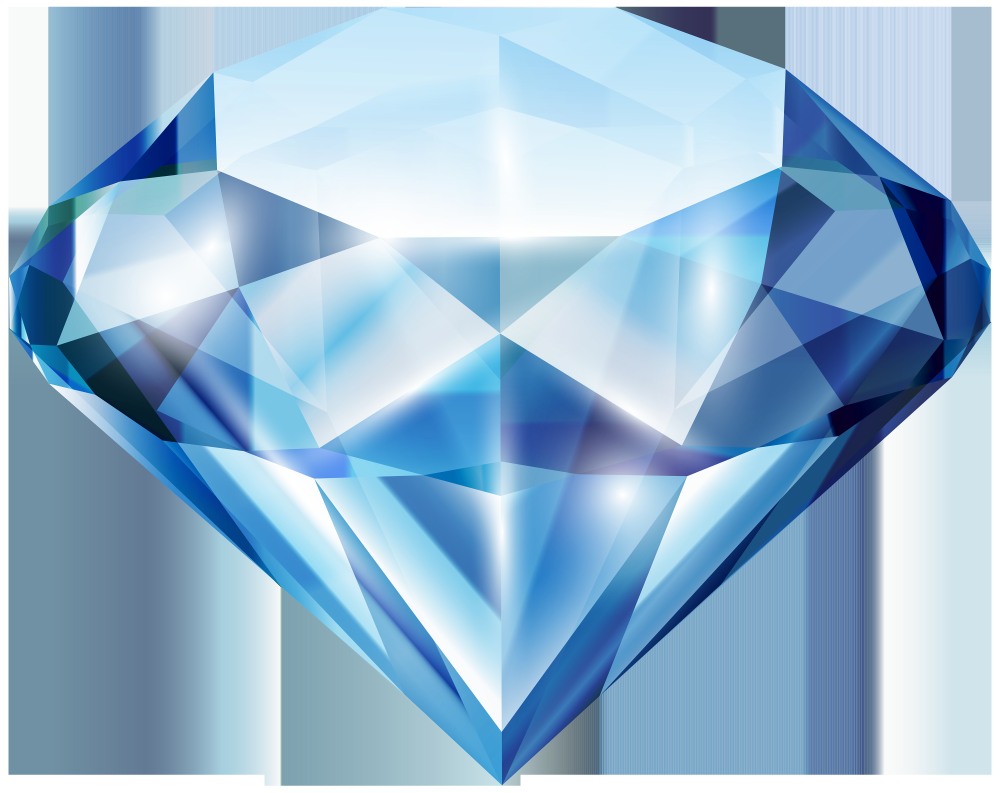
#> input picture images/diamond.png, 4000 x 3170 px (shown at 1/4 size)
$ jupyter execute Untitled.ipynb
#> lines starting #> are read from the running program, lines starting #| are printed output that depends on the picture
[cell 1]
import numpy as np
import cv2

[cell 2]
img = cv2.resize(
            cv2.imread('images/diamond.png'),
            (300, 300)
        )
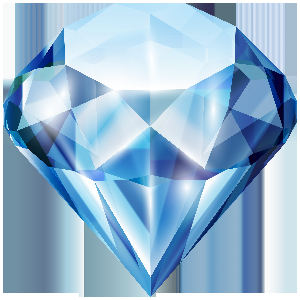
#> img: shape (300, 300, 3); mean B, G, R 208.9, 182.4, 149

gray = cv2.cvtColor(img, cv2.COLOR_BGR2GRAY)
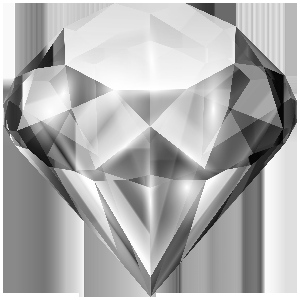
#> gray: shape (300, 300); min 5, max 255, mean 175.4

[cell 3]
sift_obj = cv2.SIFT_create()
kp = sift_obj.detect(gray, None)
#> kp = 153 keypoints; strongest (x, y, size): (277, 81, 13.6), (14, 112, 12.2), (51, 47, 2.1), (259, 159, 14.3)

[cell 4]
img2 = cv2.resize(
            cv2.drawKeypoints(gray, kp, img),
            (300, 300)
        )
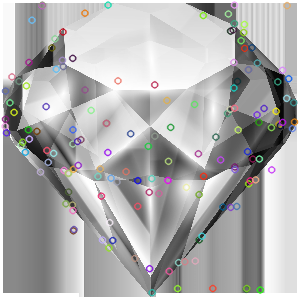
#> img2: shape (300, 300, 3); mean B, G, R 175.1, 175, 175.2

$ run again, with images/shapes.png copied over images/diamond.png
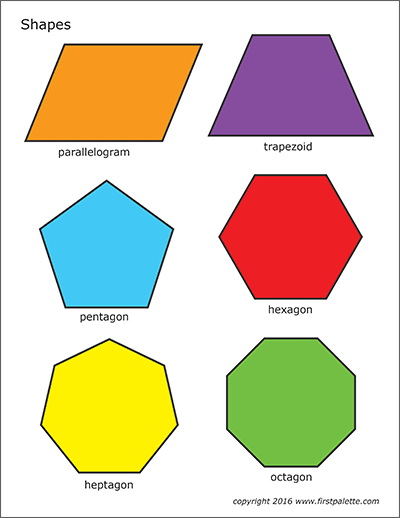
#> input picture images/shapes.png, 400 x 518 px
#> `gray = cv2.cvtColor(img, cv2.COLOR_BGR2GRAY)`:
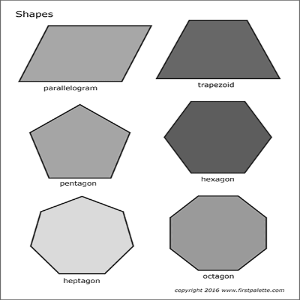
#> gray: shape (300, 300); min 5, max 255, mean 208.8
#> kp = 95 keypoints; strongest (x, y, size): (150, 26, 2), (217, 139, 49.8), (217, 276, 2), (271, 137, 1.9)
#> `img2 = cv2.resize( cv2.drawKeypoints(gray, kp, img), (300, 300) )`:
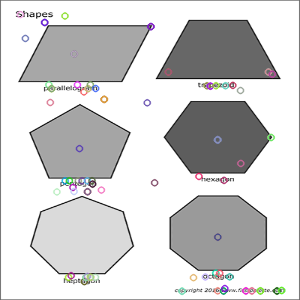
#> img2: shape (300, 300, 3); mean B, G, R 207.6, 207.5, 207.7

$ run again, with images/beach-inv.jpg saved as images/diamond.png
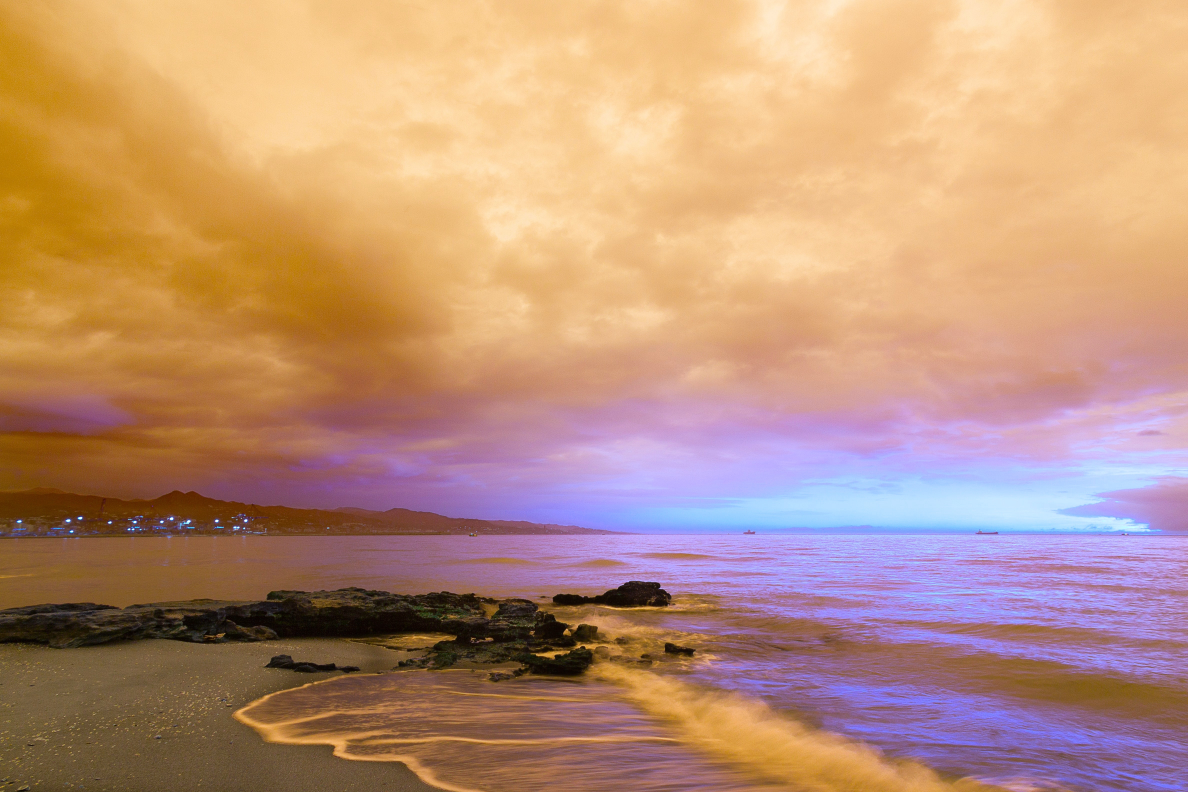
#> input picture images/beach-inv.jpg, 4752 x 3168 px (shown at 1/4 size)
#> `img = cv2.resize( cv2.imread('images/diamond.png'), (300, 300) )`:
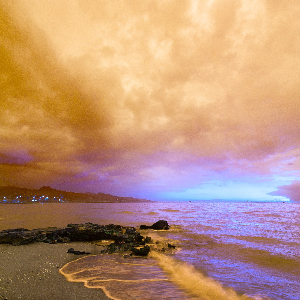
#> img: shape (300, 300, 3); mean B, G, R 121.6, 146.5, 187.9
#> kp = 173 keypoints; strongest (x, y, size): (143, 227, 3.8), (174, 247, 2), (169, 246, 2.6), (157, 243, 1.9)
#> `img2 = cv2.resize( cv2.drawKeypoints(gray, kp, img), (300, 300) )`:
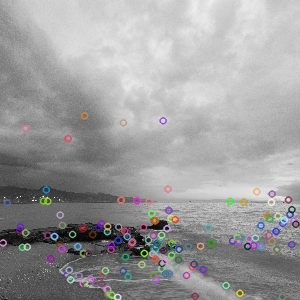
#> img2: shape (300, 300, 3); mean B, G, R 156.9, 156.5, 156.9
